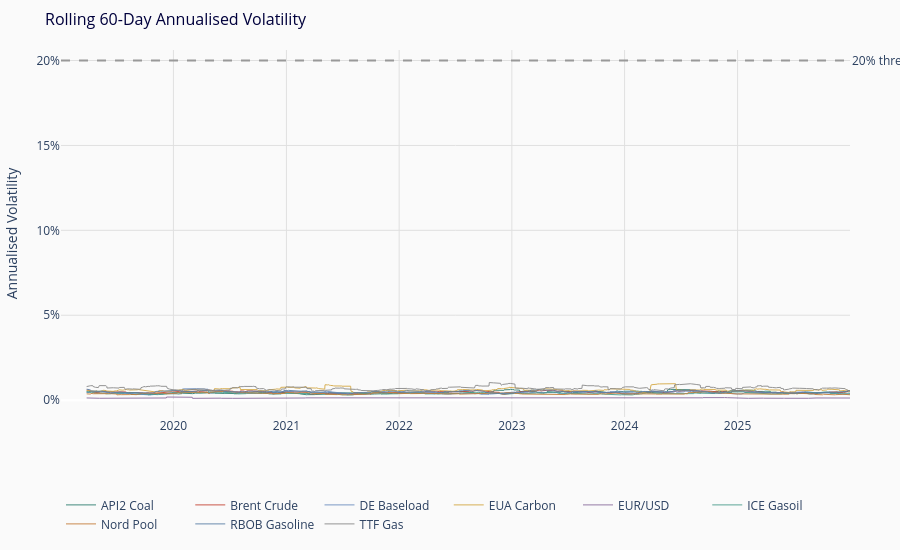

The cell this chart's notebook holds for it:
### Markdown cell above
## 4. Rolling 60-Day Annualised Volatility

Annualised volatility computed as $\sigma_{\text{annual}} = \sigma_{\text{daily}} \times \sqrt{252}$ over a trailing 60-business-day window.

### Code cell
rolling_vol = log_returns.rolling(60).std() * np.sqrt(252)

fig = go.Figure()
for i, col in enumerate(rolling_vol.columns):
    fig.add_trace(go.Scatter(
        x=rolling_vol.index, y=rolling_vol[col],
        mode='lines', name=comm_names[col],
        line=dict(color=COLORS[i % len(COLORS)], width=0.9),
    ))

fig.add_hline(y=20, line_dash='dash', line_color='#999999',
              annotation_text='20% threshold', annotation_position='right')

fig.update_layout(
    title=dict(text='Rolling 60-Day Annualised Volatility', font=dict(color=KTH_DARK, size=16)),
    xaxis=dict(title='', gridcolor='#E0E0E0'),
    yaxis=dict(title='Annualised Volatility', gridcolor='#E0E0E0', ticksuffix='%', tickformat='.0f'),
    plot_bgcolor=KTH_LIGHT, paper_bgcolor=KTH_LIGHT,
    legend=dict(orientation='h', y=-0.2),
    height=550, margin=dict(l=50, r=50, t=50, b=80),
    hovermode='x unified',
)
fig.show()

### Figure 1 — Plotly figure (JSON) as saved in the notebook; plotly's stock layout.template omitted (floating-point values rounded to 4 significant figures; data arrays with more than 128 entries replaced by an {"elided": "..."} marker saying what was removed)
{"data": [{"line": {"color": "#2E7D6F", "width": 0.9}, "mode": "lines", "name": "API2 Coal", "type": "scatter", "x": {"elided": "1826 str values"}, "y": {"elided": "1826 float values"}}, {"line": {"color": "#C44536", "width": 0.9}, "mode": "lines", "name": "Brent Crude", "type": "scatter", "x": {"elided": "1826 str values"}, "y": {"elided": "1826 float values"}}, {"line": {"color": "#6C8EBF", "width": 0.9}, "mode": "lines", "name": "DE Baseload", "type": "scatter", "x": {"elided": "1826 str values"}, "y": {"elided": "1826 float values"}}, {"line": {"color": "#D4A843", "width": 0.9}, "mode": "lines", "name": "EUA Carbon", "type": "scatter", "x": {"elided": "1826 str values"}, "y": {"elided": "1826 float values"}}, {"line": {"color": "#8B6C9E", "width": 0.9}, "mode": "lines", "name": "EUR/USD", "type": "scatter", "x": {"elided": "1826 str values"}, "y": {"elided": "1826 float values"}}, {"line": {"color": "#4A9C8C", "width": 0.9}, "mode": "lines", "name": "ICE Gasoil", "type": "scatter", "x": {"elided": "1826 str values"}, "y": {"elided": "1826 float values"}}, {"line": {"color": "#C47E3B", "width": 0.9}, "mode": "lines", "name": "Nord Pool", "type": "scatter", "x": {"elided": "1826 str values"}, "y": {"elided": "1826 float values"}}, {"line": {"color": "#5B7FA5", "width": 0.9}, "mode": "lines", "name": "RBOB Gasoline", "type": "scatter", "x": {"elided": "1826 str values"}, "y": {"elided": "1826 float values"}}, {"line": {"color": "#888888", "width": 0.9}, "mode": "lines", "name": "TTF Gas", "type": "scatter", "x": {"elided": "1826 str values"}, "y": {"elided": "1826 float values"}}], "layout": {"annotations": [{"showarrow": false, "text": "20% threshold", "x": 1, "xanchor": "left", "xref": "x domain", "y": 20, "yanchor": "middle", "yref": "y"}], "height": 550, "hovermode": "x unified", "legend": {"orientation": "h", "y": -0.2}, "margin": {"b": 80, "l": 50, "r": 50, "t": 50}, "paper_bgcolor": "#FAFAFA", "plot_bgcolor": "#FAFAFA", "shapes": [{"line": {"color": "#999999", "dash": "dash"}, "type": "line", "x0": 0, "x1": 1, "xref": "x domain", "y0": 20, "y1": 20, "yref": "y"}], "title": {"font": {"color": "#00003C", "size": 16}, "text": "Rolling 60-Day Annualised Volatility"}, "xaxis": {"gridcolor": "#E0E0E0", "title": {"text": ""}}, "yaxis": {"gridcolor": "#E0E0E0", "tickformat": ".0f", "ticksuffix": "%", "title": {"text": "Annualised Volatility"}}}}
